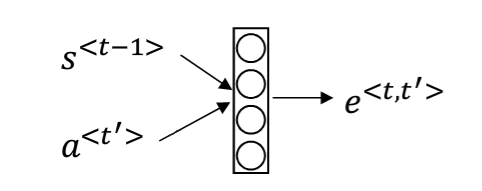
//> input picture Deep Learning/deeplearning.ai/Sequence Model/image/Attention Model2.png, 482 x 191 px, given in place of 64547063_p0.jpg, which was not available
$ ./09_blur_GaussianBlur   (built with g++ and OpenCV 4)
//> lines starting //> are read from the running program, lines starting //| are printed output that depends on the picture; pictures that were not available may be replaced by others from this repository, and a replacement may not be noted
#include<opencv2/opencv.hpp>
#include<iostream>

using namespace std;
using namespace cv;

int main(int args, char* argv[])
{
	Mat src1 = imread("F:/image/64547063_p0.jpg");
//> src1 is the input picture: 191 rows x 482 cols, CV_8UC3; mean B, G, R 246.2, 246.2, 246.2
	Mat src2 = imread("F:/image/64547063_p1.jpg");
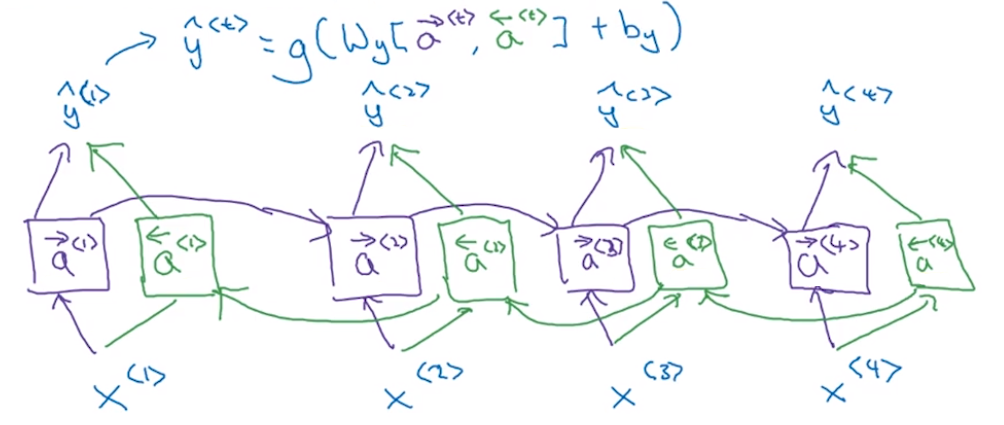
//> input picture Deep Learning/deeplearning.ai/Sequence Model/image/BRNN.png, 1004 x 425 px, given in place of 64547063_p1.jpg, which was not available
//> src2 is the input picture: 425 rows x 1004 cols, CV_8UC3; mean B, G, R 248.5, 247.4, 245.2
	if (src1.empty())
	{
		cerr << "Not find file\n";
		return -1;
	}
	if (src2.empty())
	{
		cerr << "Not find file\n";
		return -1;
	}

	Mat dst1, dst2;
	blur(src1, dst1, Size(13, 13), Point(-1, -1));//均值模糊，Size(3,3)为掩膜大小，为正奇数，Point(-1,-1)指明以掩膜中心点为中心
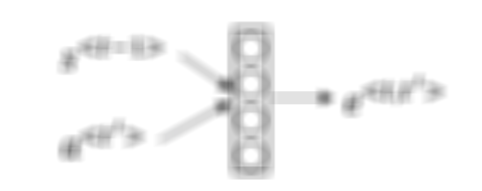
//> dst1: 191 rows x 482 cols, CV_8UC3; mean B, G, R 246.2, 246.2, 246.2
	GaussianBlur(src2, dst2, Size(13, 13), 11, 11);//高斯模糊，Size(3,3)为掩膜大小，两个11分别为sigmundX和sigmundY(详见高斯分布公式）
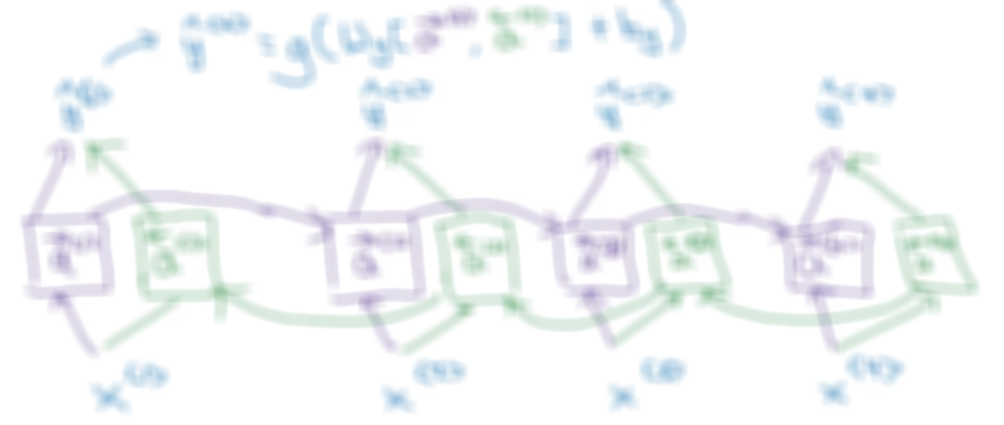
//> dst2: 425 rows x 1004 cols, CV_8UC3; mean B, G, R 248.5, 247.4, 245.2
	imshow("dst1", dst1);
	imshow("dst2", dst2);
	waitKey(0);

	return 0;
}
